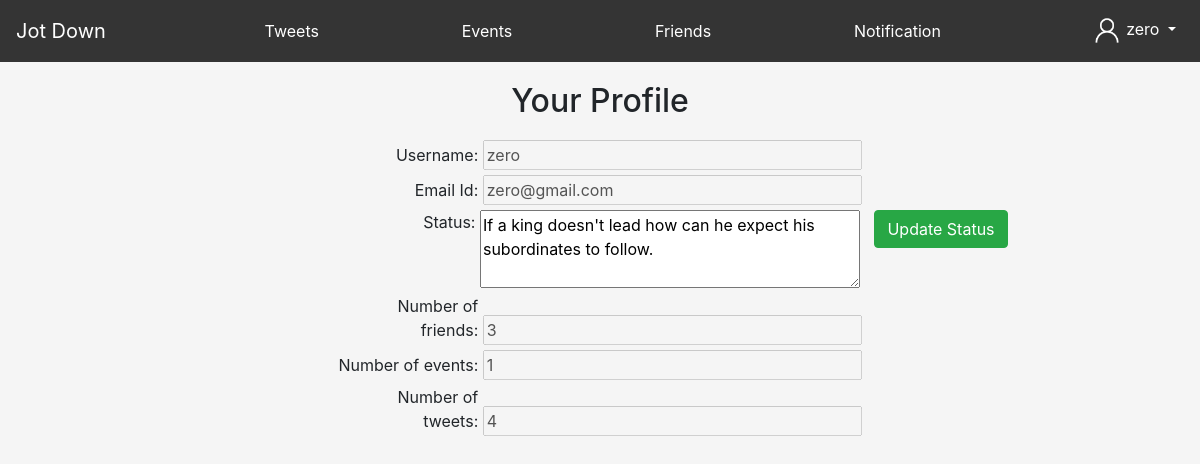
The page /profile (signed in) on the database its author committed.
### tables this page shows
CREATE TABLE "Users" (
	"username"	TEXT,
	"email"	TEXT COLLATE UTF16CI,
	"password"	TEXT,
	"id"	INTEGER,
	"status"	TEXT DEFAULT NULL,
	"numFriends"	NUMERIC DEFAULT 0,
	"numEvents"	INTEGER DEFAULT 0,
	"numTweets"	INTEGER DEFAULT 0,
	"friends"	TEXT DEFAULT NULL
);

### main.py (the view)
@app.route('/profile')
def profile():
    if 'id' in session:
        username = session['username']
        updateNumEvents(username)
        updateNumFriends(username)
        updateNumTweets(username)
        data = fetchUser(session['username'])
        frndRequests = fetchFriendRequests(session['username'])
        if(len(frndRequests) > 0):
            return render_template('profile.html', username = session['username'], data = data[0], alert = len(frndRequests))
        return render_template('profile.html', username = session['username'], data = data[0])
    return redirect('home')

### pydb.py (called while the page is built)
def fetchUser(username):
    conn = sqlite3.connect('database.db')
    cur = conn.cursor()
    cur.execute("SELECT * FROM Users WHERE username = ?", (username,))
    row = cur.fetchall()
    conn.close()
    print(row)
    return row

def fetchFriendRequests(username):
    con = sqlite3.connect('database.db')
    cur = con.cursor()
    cur.execute("SELECT * FROM frequest WHERE toUser = ?", (username, ))
    row = cur.fetchall()
    con.close()
    return row

def updateNumEvents(username):
    con = sqlite3.connect('database.db')
    cur = con.cursor()
    cur.execute("SELECT * FROM events WHERE username = ?", (username,))
    row = cur.fetchall()
    number = len(row)
    con.execute("UPDATE Users SET numEvents = ? WHERE username = ?", (number, username))
    con.commit()
    con.close()

def updateNumTweets(username):
    con = sqlite3.connect('database.db')
    cur = con.cursor()
    cur.execute("SELECT * FROM tweets WHERE username = ?", (username,))
    row = cur.fetchall()
    number = len(row)
    con.execute("UPDATE Users SET numTweets = ? WHERE username = ?", (number, username))
    con.commit()
    con.close()

def updateNumFriends(username):
    con = sqlite3.connect('database.db')
    cur = con.cursor()
    cur.execute("SELECT * FROM Users WHERE username = ?", (username,))
    row = cur.fetchall()
    number = 0
    if(row[0][8] != None):
        l = row[0][8].split(',')
        number = len(l)
    con.execute("UPDATE Users SET numFriends = ? WHERE username = ?", (number, username))
    con.commit()
    con.close()

### templates/profile.html (shortened to what this page needs)
<!DOCTYPE html>
<html lang="en">
<head>
    <link rel="stylesheet" href="https://cdn.jsdelivr.net/npm/bootstrap@4.5.3/dist/css/bootstrap.min.css">
</head>
<body style="background-size: 250vh;  background-repeat: no-repeat; background-color: whitesmoke; background-position: center; background-attachment: fixed; overflow-x: hidden;">
    <nav class="navbar navbar-expand navbar-light sticky-top" style="background-color: rgba(52, 52, 52) !important;">
      <a class="navbar-brand text-white" href="/home">Jot Down</a>
      <div class="collapse navbar-collapse" id="navbarSupportedContent">
        <a class="navbar-nav text-white ml-auto" style="text-decoration: none;" href="/tweets">Tweets</a>
          <a class="navbar-nav text-white ml-auto" style="text-decoration: none;" href="/events">Events</a>
          <a class="navbar-nav text-white ml-auto" style="text-decoration: none;" href="/friends">Friends</a>
          <a class="navbar-nav text-white ml-auto" style="text-decoration: none;" href="/notifications">Notification{% if alert %}<span style="border-radius: 50%; width: 25px;" class="badge badge-danger">{{alert}}</span>{% endif %}</a>
        <ul class="navbar-nav ml-auto">
          <li class="nav-item dropdown">
              <a class="nav-link dropdown-toggle text-white" href="#" id="navbarDropdown" role="button" data-toggle="dropdown" aria-haspopup="true" aria-expanded="false">
                  <img src="/static/person.png" height="30px" width="30px">
                  {{session['username']}}
              </a>
          </li>
        </ul>
      </div>
    </nav>
    <h2 style="text-align: center; margin-top: 20px; margin-bottom: 20px;">Your Profile</h2>
    <div class="text-center">
      <form action = '/statusupdate' method="POST">
          <label style="width: 140px; text-align: right;">Username: </label>
          <input size="32" type="text" value="{{data[0]}}" disabled>
          <br>
          <label style="width: 140px; text-align: right;">Email Id: </label>
          <input size="32" type="text" value="{{data[1]}}" disabled>
          <br>
          <label style="width: 283px; text-align: right; vertical-align: top;">Status: </label>
          <textarea name="status" cols="35" rows="3">{{data[4]}}</textarea>
          <button class="btn btn-success" type="submit" style="margin-left: 10px; vertical-align: top;">Update Status</button>
          <br>
          <label style="width: 140px; text-align: right;">Number of friends: </label>
          <input size="32" type="text" value="{{data[5]}}" disabled>
          <br>
          <label style="width: 140px; text-align: right;"> Number of events: </label>
          <input size="32" type="text" value="{{data[6]}}" disabled>
          <br>
          <label style="width: 140px; text-align: right;"> Number of tweets: </label>
          <input size="32" type="text" value="{{data[7]}}" disabled>
      </form>
    </div>
</body>
</html>

### rows shown on the page
Users: username "zero", email "zero@gmail.com", status "If a king doesn't lead how can he expect his subordinates to follow.", numFriends "3", numEvents "1", numTweets "4"

### other values the page prints
{{ session['username'] }} "zero"
